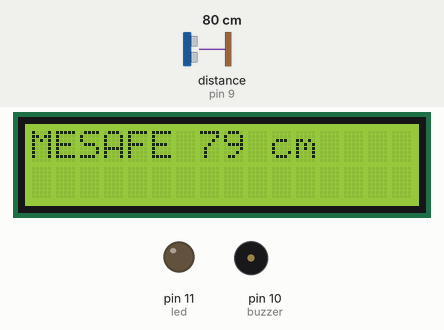
Simulated run of this sketch. Board: Arduino Uno, built with avr-gcc and run on an emulated ATmega328P. Parts: 16×2 character LCD, output pins drawn as LEDs (lit = HIGH), buzzer (waves = sounding, pin HIGH). Wiring (inferred from the names in the program): ultrasonic range finder: trigger pin 8; echo pin 9. Dashed ring = blinking. The test bench sets the inputs (shaded band); at power-on: distance to the obstacle (sensor on pin 9) 80 cm. The echo pulse lasts 58.3 µs per cm; pins used as bus, display or sensor lines are not drawn.

Above: at 1.2 s.
1.3 s: distance to the obstacle (sensor on pin 9) set to 12 cm
At 1.6 s:
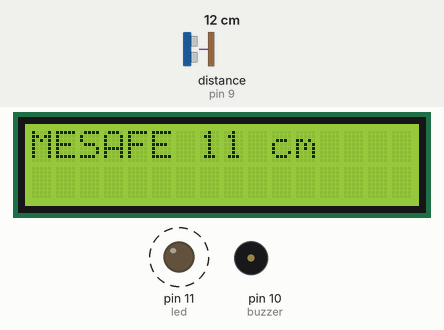
3.3 s: distance to the obstacle (sensor on pin 9) set to 103 cm
At 4.3 s:
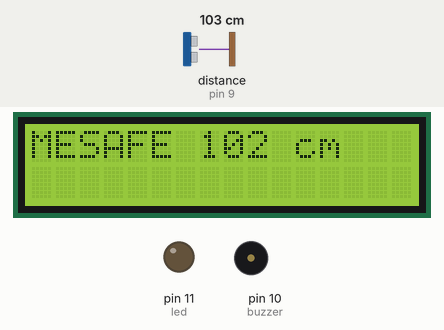
6.3 s: distance to the obstacle (sensor on pin 9) set to 34 cm
At 7.1 s:
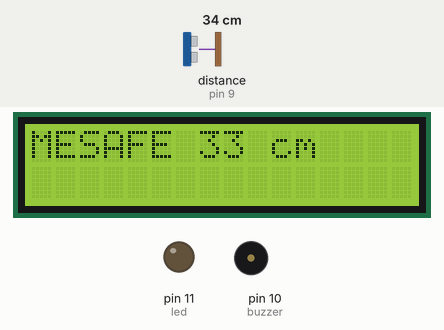
9.3 s: distance to the obstacle (sensor on pin 9) set to 29 cm
At 9.45 s:
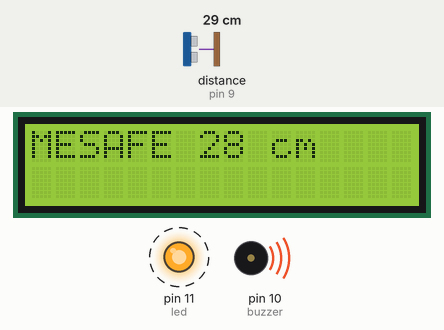
10.8 s: distance to the obstacle (sensor on pin 9) set to 35 cm
At 12.2 s:
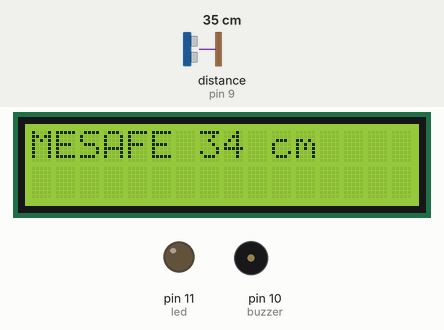
13.8 s: distance to the obstacle (sensor on pin 9) set to 2 cm
At 14.03 s:
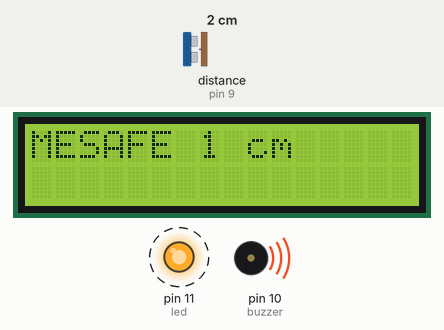
Timing chart, 0 to 64.3 s (numbered marks = the images above; inputs shaded):
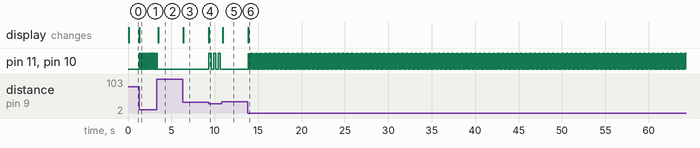

Measured:
- the behaviour switches between 32 and 31 cm on distance to the obstacle (sensor on pin 9) (found by bisection; images 3 and 4)
- after the input at 1.3 s, pin 11 (led), pin 10 (buzzer): alternates HIGH for 0.07 s and LOW for 0.10 s, starting at once; the display: changes at once (image 1)
- after the input at 3.3 s, pin 11 (led), pin 10 (buzzer): goes on until 3.4 s, then stays LOW; the display: changes after 0.19 s (image 2)
- after the input at 6.3 s, the display: changes after 0.05 s (image 3)
- after the input at 9.3 s, pin 11 (led), pin 10 (buzzer): alternates HIGH for 0.25 s and LOW for 0.28 s, starting at once; the display: changes at once (image 4)
- after the input at 10.8 s, pin 11 (led), pin 10 (buzzer): stops changing and stays LOW; the display: changes after 0.12 s (image 5)
- after the input at 13.8 s, pin 11 (led), pin 10 (buzzer): alternates HIGH for 0.02 s and LOW for 0.04 s, starting at once; the display: changes after 0.05 s (image 6)

The sketch:

parkSensoru.ino
```cpp
// Ekranla konuşabilmek için gerekli kütüphaneleri çağırıyorum.
// I2C kullanmak kablo karmaşasını inanılmaz azaltıyor, 16 kablo yerine 4 kabloyla işi çözüyoruz.
#include <Wire.h>
#include <LiquidCrystal_I2C.h>

// Ekranımı tanıtıyorum. "0x27" bu modüllerin standart adresidir.
// 16, 2 ise ekranımın 16 sütun ve 2 satırdan oluştuğunu söylüyor.
LiquidCrystal_I2C lcd(0x27, 16, 2);

// Mesafe sensörümüzün (HC-SR04) pinleri.
// trigPin sesi yollayan, echoPin ise geri dönen yankıyı dinleyen kulak.
int trigPin = 8;
int echoPin = 9;

// Görsel ve işitsel uyarılar için donanımlarım.
int buzzer = 10;
int led = 11;

void setup() {
  // Pinlerin görevlerini dağıtıyorum.
  pinMode(trigPin, OUTPUT); // Ses dalgasını biz göndereceğiz (Çıktı)
  pinMode(echoPin, INPUT);  // Çarpıp geri dönen sesi dinleyeceğiz (Girdi)
  pinMode(buzzer, OUTPUT);
  pinMode(led, OUTPUT);

  // Ekranı uyandırıp arka plan ışığını açıyorum ki yazıları okuyabilelim.
  lcd.init();
  lcd.backlight();
}

void loop() {
  // Süreyi ve ondan hesaplayacağımız mesafeyi tutacağımız değişkenler.
  // Sayılar büyük olabileceği için 'long' tercih ettim.
  long sure, mesafe;

  // -- SENSÖRÜ TETİKLEME KISMI --
  // Sensörün pürüzsüz çalışması için önce hattı temizliyor (LOW),
  // sonra 10 mikrosaniyelik çok kısa bir sinyal (HIGH) gönderip kapatıyorum.
  // Bu aslında sensöre "hadi ses dalgasını fırlat" deme şeklimiz.
  digitalWrite(trigPin, LOW);
  delayMicroseconds(2);
  digitalWrite(trigPin, HIGH);
  delayMicroseconds(10);
  digitalWrite(trigPin, LOW);

  // Gönderdiğim sesin bir cisme çarpıp sensöre geri dönme süresini tutuyorum.
  sure = pulseIn(echoPin, HIGH);

  // -- HESAPLAMA KISMI --
  // Ufak bir fizik hesabı: Sesin gidip gelme süresini önce ikiye bölüyorum
  // (çünkü bize sadece gidiş veya sadece dönüş mesafesi lazım).
  // Sonra havadaki ses hızının santimetre cinsinden sabitine (29.1) bölüyorum.
  mesafe = (sure / 2) / 29.1;

  // -- EKRANA YAZDIRMA KISMI --
  lcd.clear(); // Eski yazılar üst üste binmesin diye ekranı siliyorum.
  lcd.setCursor(0, 0); // İmleci en üst sol köşeye (0,0) aldım.
  lcd.print("MESAFE");
  lcd.setCursor(7, 0); // "MESAFE " kelimesinden sonrasına sayıyı yazdırıyorum.
  lcd.print(mesafe);

  // Burası işin biraz görsel düzen kısmı. Sayı tek haneli (8), çift haneli (45)
  // veya üç haneli (120) olabilir. "cm" yazısı sabit kalırsa sayıyla üst üste biner
  // veya arada boşluk kalır. Çirkin durmasın diye "cm" yazısının konumunu
  // sayının uzunluğuna göre kaydırıyorum.
  if (mesafe < 10) {
    lcd.setCursor(9, 0);
    lcd.print("cm");
  }
  else if (mesafe < 100) {
    lcd.setCursor(10, 0);
    lcd.print("cm");
  }
  else if (mesafe < 1000) {
    lcd.setCursor(11, 0);
    lcd.print("cm");
  }

  // -- ALARM KISMI (Park Sensörü Mantığı) --
  // Arabalardaki park sensörü nasıl çalışıyorsa tam olarak onu kurguladım.
  // Duvara ne kadar yaklaşırsak, döngü içindeki bekleme süresi (delay) o kadar azalıyor.
  // Yani LED ve Buzzer daha hızlı yanıp sönmeye başlıyor.

  if (mesafe <= 5) {
    // 5 cm ve altı: Çarpıyoruz! Çok acil uyarı (20 milisaniye). Neredeyse düz ötüyor.
    digitalWrite(buzzer, HIGH);
    digitalWrite(led, HIGH);
    delay(20);
    digitalWrite(buzzer, LOW);
    digitalWrite(led, LOW);
    delay(20);
  }
  else if (mesafe <= 10) {
    // Biraz payımız var ama yine de hızlı uyarı.
    digitalWrite(buzzer, HIGH);
    digitalWrite(led, HIGH);
    delay(50);
    digitalWrite(buzzer, LOW);
    digitalWrite(led, LOW);
    delay(50);
  }
  else if (mesafe <= 15) {
    digitalWrite(buzzer, HIGH);
    digitalWrite(led, HIGH);
    delay(70);
    digitalWrite(buzzer, LOW);
    digitalWrite(led, LOW);
    delay(70);
  }
  else if (mesafe <= 20) {
    digitalWrite(buzzer, HIGH);
    digitalWrite(led, HIGH);
    delay(100);
    digitalWrite(buzzer, LOW);
    digitalWrite(led, LOW);
    delay(100);
  }
  else if (mesafe <= 25) {
    digitalWrite(buzzer, HIGH);
    digitalWrite(led, HIGH);
    delay(150);
    digitalWrite(buzzer, LOW);
    digitalWrite(led, LOW);
    delay(150);
  }
  else if (mesafe <= 30) {
    // 30 cm civarında yavaş yavaş uyarmaya başlıyor (250 milisaniye aralıklarla).
    digitalWrite(buzzer, HIGH);
    digitalWrite(led, HIGH);
    delay(250);
    digitalWrite(buzzer, LOW);
    digitalWrite(led, LOW);
    delay(250);
  }

  // Mesafe 30'dan fazlaysa hiçbir alarm koşuluna girmiyor (sessizlik).
  // Sistem başa sarmadan önce cihazı çok minik dinlendiriyorum.
  delay(10);
}
```
